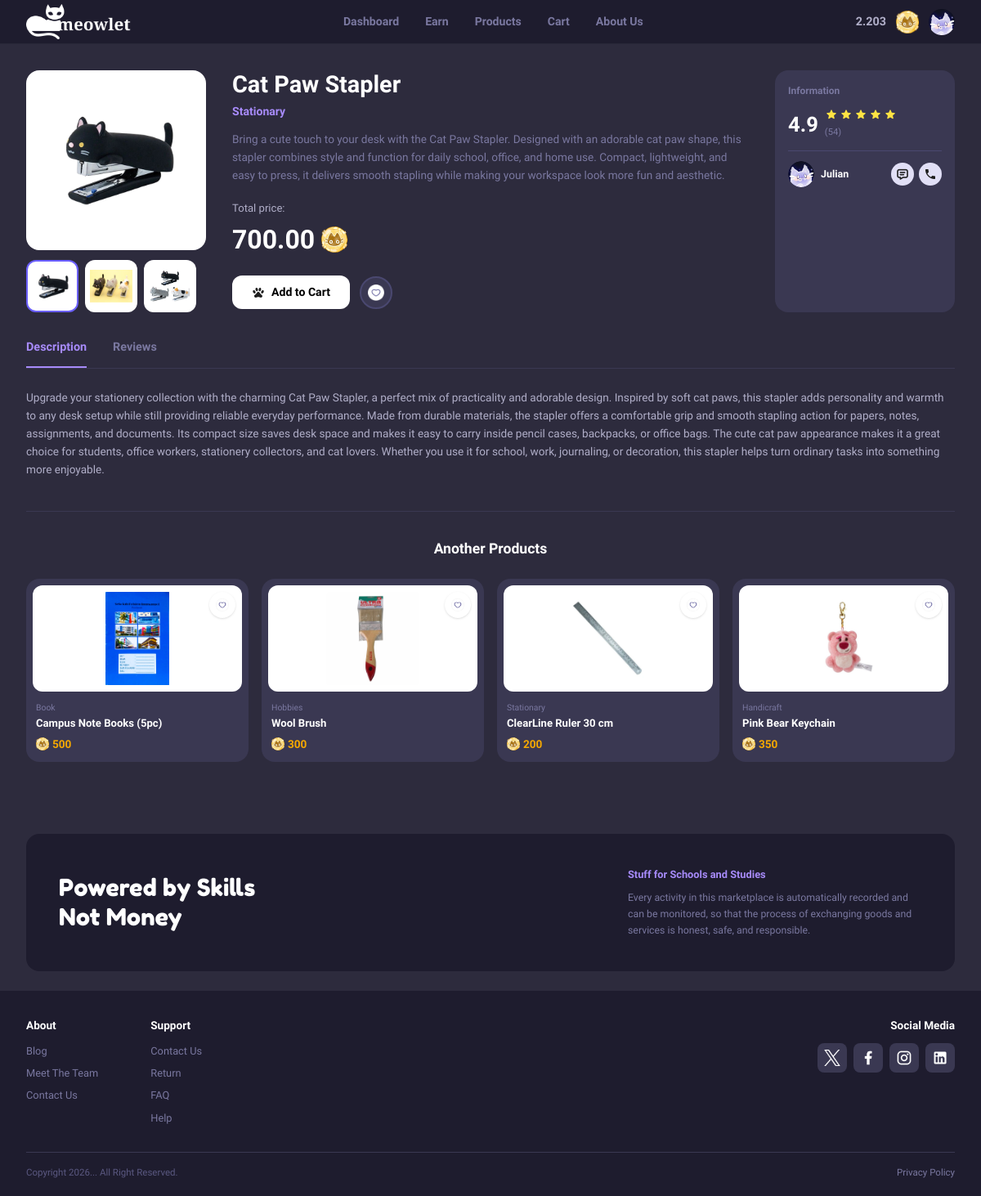
The page /main/detail/3 (signed in) on the database its author committed.
### tables this page shows
CREATE TABLE `products` (
  `id` int NOT NULL,
  `name` varchar(255) NOT NULL,
  `short_description` varchar(500) DEFAULT NULL,
  `price` decimal(10,2) NOT NULL,
  `image` varchar(255) DEFAULT NULL,
  `description` text,
  `seller` varchar(255) DEFAULT NULL,
  `categories` varchar(255) DEFAULT NULL,
  `smallimg1` varchar(255) DEFAULT NULL,
  `smallimg2` varchar(255) DEFAULT NULL
);

### app/views/meowlet/detail.php (the view, shortened to what the rows shown need)
<div class="flex gap-8 mb-8">
<div class="flex flex-col gap-3 flex-shrink-0">
  <div class="w-[220px] h-[220px] bg-white rounded-2xl overflow-hidden flex items-center justify-center">
    <img id="main-img" src="/assets/img/<?= $product['image']; ?>" alt="product" class="w-full h-full object-contain p-4"/>
  </div>
  <div class="flex gap-2">
    <button onclick="changeImg(this, '/assets/img/<?= $product['image']; ?>')" class="thumb-btn w-[64px] h-[64px] bg-white rounded-xl overflow-hidden border-2 border-[#6b5fff] flex items-center justify-center">
      <img src="/assets/img/<?= $product['image']; ?>" class="w-full h-full object-contain p-1"/>
    </button>
    <button onclick="changeImg(this, '/assets/img/<?= $product['smallimg1']; ?>')" class="thumb-btn w-[64px] h-[64px] bg-white rounded-xl overflow-hidden border-2 border-transparent flex items-center justify-center hover:border-[#a78bfa] transition-colors">
      <img src="/assets/img/<?= $product['smallimg1']; ?>" class="w-full h-full object-contain p-1"/>
    </button>
    <button onclick="changeImg(this, '/assets/img/<?= $product['smallimg2']; ?>')" class="thumb-btn w-[64px] h-[64px] bg-white rounded-xl overflow-hidden border-2 border-transparent flex items-center justify-center hover:border-[#a78bfa] transition-colors">
      <img src="/assets/img/<?= $product['smallimg2']; ?>" class="w-full h-full object-contain p-1"/>
    </button>
  </div>
</div>
<div class="flex-1">
  <h1 class="text-white font-extrabold text-[1.8rem] leading-tight mb-1">
    <?= $product['name']; ?>
  </h1>
  <p class="text-[#a78bfa] font-semibold text-[.88rem] mb-3"><?= $product['categories']; ?></p>
  <p class="text-[#7a78a0] text-[.85rem] leading-relaxed mb-5">
    <?= $product['short_description']; ?>
  </p>
  <p class="text-[#b0aec8] text-[.82rem] mb-1">Total price:</p>
  <div class="flex items-center gap-2 mb-5">
    <span class="text-white font-extrabold text-[2rem]"><?= $product['price']; ?></span>
    <img src="/assets/img/point.png" class="w-8 h-8">
  </div>
  <div class="flex items-center gap-3">
    <button id="btn-add-cart" onclick="addToCart()" class="flex items-center gap-2 bg-white hover:opacity-90 text-black font-bold text-[.88rem] px-6 py-2.5 rounded-xl">
      <img src="/assets/img/black-paw.png" class="w-4">Add to Cart
    </button>
    <button onclick="toggleWishlist(this)" class="w-10 h-10 rounded-full bg-[#3a3852] border-2 border-[#4a4870] flex items-center justify-center hover:border-[#a78bfa] transition-colors">
      <img id="heart-icon" src="/assets/img/unfilled-heart.png" class="w-5 h-5" data-state="empty">
    </button>
  </div>
</div>
<div class="w-[220px] flex-shrink-0 bg-[#3a3852] rounded-2xl p-4">
  <p class="text-[#7a78a0] text-[.75rem] font-semibold mb-3">Information</p>
  <div class="flex items-center gap-2 mb-3">
    <span class="text-white font-extrabold text-[1.6rem]">4.9</span>
    <div>
      <div class="flex items-center gap-0.5">
        <img src="/assets/img/star.png" class="w-4 h-4">
        <img src="/assets/img/star.png" class="w-4 h-4">
        <img src="/assets/img/star.png" class="w-4 h-4">
        <img src="/assets/img/star.png" class="w-4 h-4">
        <img src="/assets/img/star.png" class="w-4 h-4">
      </div>
      <span class="text-[#7a78a0] text-[.7rem]">(54)</span>
    </div>
  </div>
  <hr class="border-[#4a4870] mb-3"/>
  <div class="flex items-center justify-between">
    <div class="flex items-center gap-2">
      <div class="w-8 h-8 rounded-full bg-[#4a4870] overflow-hidden flex-shrink-0">
        <img src="/assets/img/profile.png" class="w-full h-full object-cover"/>
      </div>
      <span class="text-white text-[.78rem] font-semibold"><?= $product['seller']; ?></span>
    </div>
    <div class="flex gap-1.5">
      <button class="w-7 h-7 rounded-full bg-[#E1DFF6] flex items-center justify-center hover:bg-[#6b5fff] transition-colors">
        <img src="/assets/img/message.png" class="w-4 h-4"/>
      </button>
      <button class="w-7 h-7 rounded-full bg-[#E1DFF6] flex items-center justify-center hover:bg-[#6b5fff] transition-colors">
        <img src="/assets/img/telephone.png" class="w-4 h-4"/>
      </button>
    </div>
  </div>
</div>
</div>
<div class="border-b border-[#3a3852] mb-6">
<div class="flex gap-8">
  <button onclick="switchTab('desc')" id="tab-desc" class="pb-3 text-[.9rem] font-bold text-[#a78bfa] border-b-2 border-[#a78bfa] transition-colors">Description</button>
  <button onclick="switchTab('rev')"  id="tab-rev"  class="pb-3 text-[.9rem] font-semibold text-[#7a78a0] border-b-2 border-transparent hover:text-white transition-colors">Reviews</button>
</div>
</div>
<div id="panel-desc">
<p class="text-[#b0aec8] text-[.85rem] leading-relaxed mb-4">
  <?= $product['description']; ?>
</p>
</div>
<hr class="border-[#3a3852] mt-10 mb-8"/>
<h2 class="text-white font-extrabold text-[1.1rem] text-center mb-6">Another Products</h2>
<div class="grid grid-cols-4 gap-4 mb-8">
<div class="bg-[#3a3852] rounded-2xl overflow-hidden cursor-pointer hover:-translate-y-1 transition-transform">
  <div class="relative bg-white rounded-xl m-2 h-[130px] overflow-hidden flex items-center justify-center">
    <img src="/assets/img/immanuel-big-blue-book.png" class="w-full h-full object-contain p-2"/>
    <button onclick="toggleHeart(this)" class="absolute top-2 right-2 w-8 h-8 rounded-full bg-white shadow flex items-center justify-center hover:scale-110 transition-transform z-10">
      <img src="/assets/img/unfilled-heart.png" data-state="empty" class="w-4 h-4">
    </button>
  </div>
  <div class="px-3 pb-3 pt-1">
    <p class="text-[#7a78a0] text-[.65rem] mb-0.5">Book</p>
    <p class="text-white font-bold text-[.82rem] leading-snug mb-1.5">Campus Note Books (5pc)</p>
    <div class="flex items-center gap-1">
      <img src="/assets/img/point.png" class="w-4 h-4">
      <span class="text-[#f5a800] font-extrabold text-[.85rem]">500</span>
    </div>
  </div>
</div>
<div class="bg-[#3a3852] rounded-2xl overflow-hidden cursor-pointer hover:-translate-y-1 transition-transform">
  <div class="relative bg-white rounded-xl m-2 h-[130px] overflow-hidden flex items-center justify-center">
    <img src="/assets/img/wool-brush.png" class="w-full h-full object-contain p-2"/>
    <button onclick="toggleHeart(this)" class="absolute top-2 right-2 w-8 h-8 rounded-full bg-white shadow flex items-center justify-center hover:scale-110 transition-transform z-10">
      <img src="/assets/img/unfilled-heart.png" data-state="empty" class="w-4 h-4">
    </button>
  </div>
  <div class="px-3 pb-3 pt-1">
    <p class="text-[#7a78a0] text-[.65rem] mb-0.5">Hobbies</p>
    <p class="text-white font-bold text-[.82rem] leading-snug mb-1.5">Wool Brush</p>
    <div class="flex items-center gap-1">
      <img src="/assets/img/point.png" class="w-4 h-4">
      <span class="text-[#f5a800] font-extrabold text-[.85rem]">300</span>
    </div>
  </div>
</div>
<div class="bg-[#3a3852] rounded-2xl overflow-hidden cursor-pointer hover:-translate-y-1 transition-transform">
  <div class="relative bg-white rounded-xl m-2 h-[130px] overflow-hidden flex items-center justify-center">
    <img src="/assets/img/clearline-ruler.png" class="w-full h-full object-contain p-2"/>
    <button onclick="toggleHeart(this)" class="absolute top-2 right-2 w-8 h-8 rounded-full bg-white shadow flex items-center justify-center hover:scale-110 transition-transform z-10">
      <img src="/assets/img/unfilled-heart.png" data-state="empty" class="w-4 h-4">
    </button>
  </div>
  <div class="px-3 pb-3 pt-1">
    <p class="text-[#7a78a0] text-[.65rem] mb-0.5">Stationary</p>
    <p class="text-white font-bold text-[.82rem] leading-snug mb-1.5">ClearLine Ruler 30 cm</p>
    <div class="flex items-center gap-1">
      <img src="/assets/img/point.png" class="w-4 h-4">
      <span class="text-[#f5a800] font-extrabold text-[.85rem]">200</span>
    </div>
  </div>
</div>
<div class="bg-[#3a3852] rounded-2xl overflow-hidden cursor-pointer hover:-translate-y-1 transition-transform">
  <div class="relative bg-white rounded-xl m-2 h-[130px] overflow-hidden flex items-center justify-center">
    <img src="/assets/img/pink-bear-keychain.png" class="w-full h-full object-contain p-2"/>
    <button onclick="toggleHeart(this)" class="absolute top-2 right-2 w-8 h-8 rounded-full bg-white shadow flex items-center justify-center hover:scale-110 transition-transform z-10">
      <img src="/assets/img/unfilled-heart.png" data-state="empty" class="w-4 h-4">
    </button>
  </div>
  <div class="px-3 pb-3 pt-1">
    <p class="text-[#7a78a0] text-[.65rem] mb-0.5">Handicraft</p>
    <p class="text-white font-bold text-[.82rem] leading-snug mb-1.5">Pink Bear Keychain</p>
    <div class="flex items-center gap-1">
      <img src="/assets/img/point.png" class="w-4 h-4">
      <span class="text-[#f5a800] font-extrabold text-[.85rem]">350</span>
    </div>
  </div>
</div>
</div>

### app/core/Router.php (shortened to what the rows shown need)
<?php
class Router
{
    private array $routes = [];
    public function add(string $method, string $uri, string $controller, string $function): void
    {
        $this->routes[] = [
            'method' => $method,
            'uri' => $uri,
            'controller' => $controller,
            'function' => $function,
        ];
    }
    public function run()
    {
        $method = $_SERVER['REQUEST_METHOD'];
        $uri = parse_url($_SERVER['REQUEST_URI'], PHP_URL_PATH);
        foreach ($this->routes as $route) {
            $pattern = str_replace(
                '{id}',
                '([0-9]+)',
                $route['uri']
            );
            $pattern = '#^' . $pattern . '$#';
            if (preg_match($pattern, $uri, $matches) && $method === $route['method']) {
                array_shift($matches);
                $controller = new $controllerClass();
                call_user_func_array([$controller, $route['function']], $matches);
                return;
            }
        }
    }
}

### app/views/layouts/partials/header.php
<nav class="bg-[#1e1c2e] sticky top-0 z-50 w-full flex items-center justify-between px-8 h-[54px] border-b border-white/5">
    <div style="font-family:'Fredoka One',cursive" class="w-32 flex items-center gap-2">
      <a href="/main">
      <img src="/assets/img/logo.png" alt="logo">
      </a>
    </div>
    <ul class="flex gap-8 list-none m-0 p-0 text-[.88rem]">
      <li><a href="/main" class="text-[#7a78a0] font-semibold no-underline hover:text-white transition-colors">Dashboard</a></li>
      <li><a href="#" class="text-[#7a78a0] font-semibold no-underline hover:text-white transition-colors">Earn</a></li>
      <li><a href="/main/products" class="text-[#7a78a0] font-semibold no-underline hover:text-white transition-colors">Products</a></li>
      <li><a href="/main/cart" class="text-[#7a78a0] font-semibold no-underline hover:text-white transition-colors">Cart</a></li>
      <li><a href="/main/aboutus" class="text-[#7a78a0] font-semibold no-underline hover:text-white transition-colors">About Us</a></li>
    </ul>
    <div class="flex items-center gap-3">
      <div class="flex items-center py-1 text-#FFFF00 font-extrabold text-[.9rem]">
        2.203
      </div>
      <div class="w-7 h-7 rounded-full flex items-center justify-center">
        <img src="/assets/img/point.png" alt="point">
      </div>
      <div class="w-8 h-8 rounded-full flex items-center justify-center">
        <a href="/profile">
          <img src="/assets/img/profile.png"  alt="" class="w-full h-full object-cover" id="nav-avatar"/>
        </a>
      </div>
    </div>
</nav>

### app/views/layouts/partials/footer.php
<div class="bg-[#1e1c2e] rounded-2xl mt-6 mx-8 p-10 flex items-center justify-between gap-8">
    <h2 style="font-family:'Fredoka One',cursive" class="text-[1.8rem] text-white leading-tight">Powered by Skills<br>Not Money</h2>
    <div class="max-w-[360px]">
      <p class="text-[.8rem] font-bold text-[#a78bfa] mb-2">Stuff for Schools and Studies</p>
      <p class="text-[.77rem] text-[#7a78a0] leading-relaxed">Every activity in this marketplace is automatically recorded and can be monitored, so that the process of exchanging goods and services is honest, safe, and responsible.</p>
    </div>
  </div>
  <footer class="bg-[#1e1c2e] px-8 pt-8 pb-5 mt-6">
    <div class="flex gap-16 mb-8">
      <div>
        <h4 class="text-[.85rem] font-extrabold text-white mb-3">About</h4>
        <a href="#" class="block text-[#7a78a0] text-[.8rem] mb-2 no-underline hover:text-white transition-colors">Blog</a>
        <a href="#" class="block text-[#7a78a0] text-[.8rem] mb-2 no-underline hover:text-white transition-colors">Meet The Team</a>
        <a href="#" class="block text-[#7a78a0] text-[.8rem] no-underline hover:text-white transition-colors">Contact Us</a>
      </div>
      <div>
        <h4 class="text-[.85rem] font-extrabold text-white mb-3">Support</h4>
        <a href="#" class="block text-[#7a78a0] text-[.8rem] mb-2 no-underline hover:text-white transition-colors">Contact Us</a>
        <a href="#" class="block text-[#7a78a0] text-[.8rem] mb-2 no-underline hover:text-white transition-colors">Return</a>
        <a href="#" class="block text-[#7a78a0] text-[.8rem] mb-2 no-underline hover:text-white transition-colors">FAQ</a>
        <a href="#" class="block text-[#7a78a0] text-[.8rem] no-underline hover:text-white transition-colors">Help</a>
      </div>
      <div class="ml-auto text-right">
        <h4 class="text-[.85rem] font-extrabold text-white mb-3">Social Media</h4>
        <div class="flex gap-2 justify-end">
          <button class="w-9 h-9 rounded-lg bg-[#3a3852] flex items-center justify-center hover:bg-[#4a4870] transition-all">
            <img src="/assets/img/twitter.png" class="w-5 h-5">
          </button>
          <button class="w-9 h-9 rounded-lg bg-[#3a3852] flex items-center justify-center hover:bg-[#4a4870] transition-all">
            <img src="/assets/img/facebook.png" class="w-5 h-5">
          </button>
          <button class="w-9 h-9 rounded-lg bg-[#3a3852] flex items-center justify-center hover:bg-[#4a4870] transition-all">
            <img src="/assets/img/instagram.png" class="w-5 h-5">
          </button>
          <button class="w-9 h-9 rounded-lg bg-[#3a3852] flex items-center justify-center hover:bg-[#4a4870] transition-all">
            <img src="/assets/img/linkedin.png" class="w-5 h-5">
          </button>
        </div>
      </div>
    </div>
    <div class="flex justify-between items-center border-t border-[#3a3852] pt-4 text-[.72rem] text-[#5a5880]">
      <span>Copyright 2026... All Right Reserved.</span>
      <a href="#" class="text-[#7a78a0] no-underline hover:text-white transition-colors">Privacy Policy</a>
    </div>
  </footer>

### rows shown on the page
products: image (picture), smallimg1 (picture), smallimg2 (picture), name "Cat Paw Stapler", categories "Stationary", short_description "Bring a cute touch to your desk with the Cat Paw Stapler. Designed with an adorable cat paw shape, this stapler combines style and function for daily school, office, and home use. Compact, lightweight, and easy to press, it delivers smooth stapling while making your workspace look more fun and aesthetic.", price "700.00", seller "Julian", description "Upgrade your stationery collection with the charming Cat Paw Stapler, a perfect mix of practicality and adorable design. Inspired by soft cat paws, this stapler adds personality and warmth to any desk setup while still providing reliable everyday performance. Made from durable materials, the stapler offers a comfortable grip and smooth stapling action for papers, notes, assignments, and documents. Its compact size saves desk space and makes it easy to carry inside pencil cases, backpacks, or office bags. The cute cat paw appearance makes it a great choice for students, office workers, stationery collectors, and cat lovers. Whether you use it for school, work, journaling, or decoration, this…"
